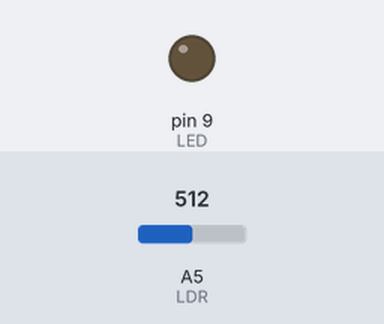
This sketch was run on a simulated Arduino Uno, built with avr-gcc and run on an emulated ATmega328P. Shown: output pins drawn as LEDs (lit = HIGH). Inputs (shaded band) come from the test bench; at power-on: A5 (LDR) = 512.

Above: at 1.2 s.
1.3 s: A5 (LDR) set to 900
At 2.4 s:
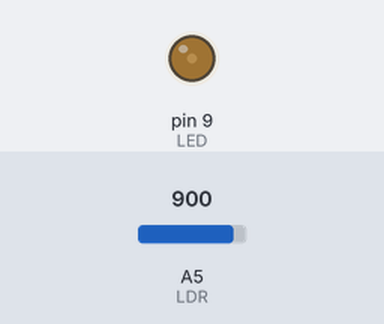
2.8 s: A5 (LDR) set to 1023
At 3.6 s:
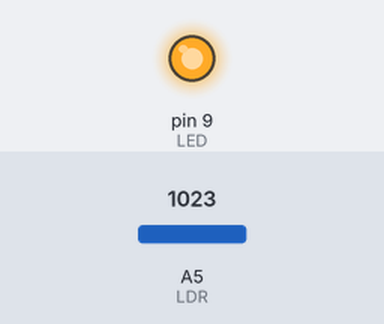
Timing chart, 0 to 5.8 s (numbered marks = the images above; inputs shaded):
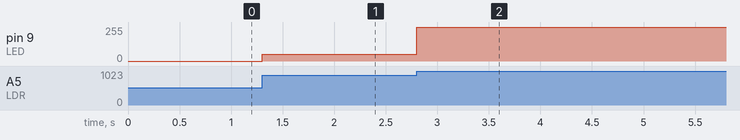

Measured:
- after the input at 1.3 s, pin 9 (LED): 0/255 → 50/255 at once
- after the input at 2.8 s, pin 9 (LED): 50/255 → 255/255 at once

The sketch:

21092018a.ino
```cpp
#define LED 9
#define LDR A5

void setup() {
  Serial.begin(9600);
  pinMode(LED, OUTPUT);
  pinMode(LDR, INPUT);
}

void loop() {
  int leitura = map(analogRead(LDR), 870, 1023, 0, 255);
  int intensidadeLED = leitura < 0 ? 0 : leitura > 255 ? 255 : leitura;
  analogWrite(LED, intensidadeLED);
}
```
